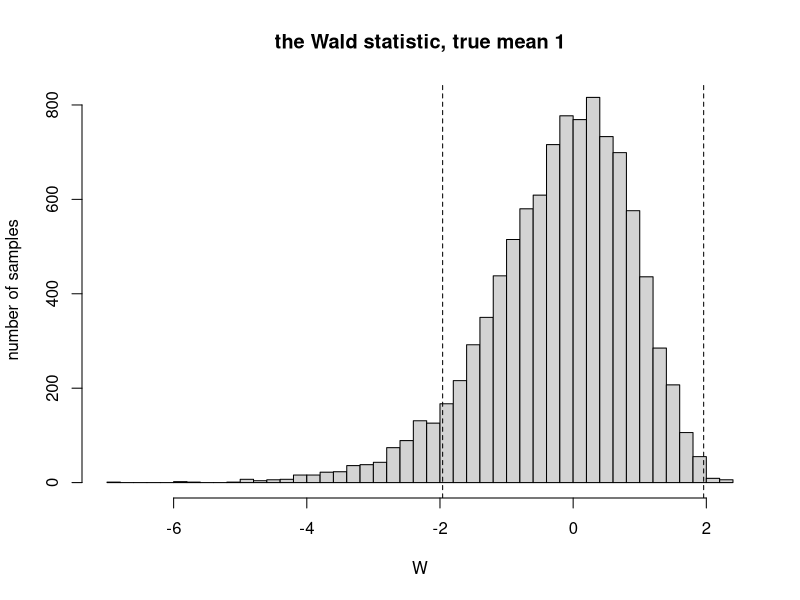

Here is the R script that generated this plot:
# wald_by_simulation.R
# MATH 166 -- Statistics (Prof. Andreas Mang)
# Homework 6 helper: a Wald test and its p-value, repeated by simulation.
#
# Draw a sample of size n = 25 from the exponential distribution with mean theta,
# and test H0: theta = 1 against H1: theta != 1 with the Wald test. The estimate is
# the sample mean. Its standard error is theta/sqrt(n), which we estimate by
# xbar/sqrt(n), so W = (xbar - 1)/(xbar/sqrt(n)) and the p-value is 2*Phi(-|W|).
# Repeat this for 10,000 samples, keep W and the p-value of each, plot a histogram
# of W, and print how often the test rejects. Change theta to see what happens
# when H0 is false.
# Base R only; no packages needed.
#
# Run:  source("wald_by_simulation.R")     (in R or RStudio, from this folder)

set.seed(1)                            # reproducibility (remove for a fresh draw)

theta <- 1                             # the true mean: change this to make H0 false
theta0 <- 1                            # the value of theta under H0
n <- 25                                # sample size
trials <- 10000                        # number of samples
W <- numeric(trials)                   # room for one statistic per sample
p <- numeric(trials)                   # room for one p-value per sample

for (t in 1:trials) {                  # one fresh sample at a time
  x <- rexp(n, rate = 1 / theta)       # n draws; R takes the rate, not the mean
  xbar <- mean(x)                      # the estimate, computed from this one sample
  se <- xbar / sqrt(n)                 # its estimated standard error
  W[t] <- (xbar - theta0) / se         # the Wald statistic
  p[t] <- 2 * pnorm(-abs(W[t]))        # the two-sided p-value; pnorm is the normal CDF
}

cat(sprintf("true mean %g, H0: theta = %g, n = %d\n", theta, theta0, n))
cat(sprintf("fraction with |W| > 1.96: %.4f\n", mean(abs(W) > 1.96)))
cat(sprintf("fraction with p < .05:    %.4f\n", mean(p < 0.05)))
cat(sprintf("fraction with p < .01:    %.4f\n", mean(p < 0.01)))

hist(W, breaks = 40, xlab = "W", ylab = "number of samples",   # about 40 bins
     main = sprintf("the Wald statistic, true mean %g", theta))
abline(v = c(-1.96, 1.96), lty = 2)    # the test rejects outside these lines

# -----------------------------------------------------------------------------
# This script is part of STAN (Statistics: Theory, Applications & Numerics),
# the code repository for MATH 166 at Tufts University:
# https://github.com/andreasmang/stan
